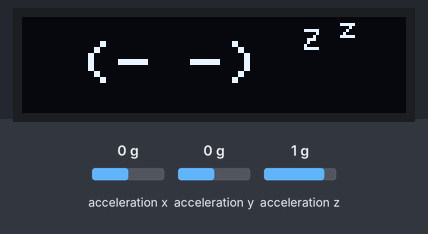
The sketch below on a simulated ESP32-C3. On the bench: 128×32 one-colour display. Wiring (inferred from the names in the program): MPU-6050 motion sensor at I2C address 0x68. The test bench sets the inputs (shaded band); at power-on: acceleration x 0 g, acceleration y 0 g, acceleration z 1 g. What the sketch prints to the serial monitor is not drawn.

Above: at 1.06 s.
At 1.44 s:
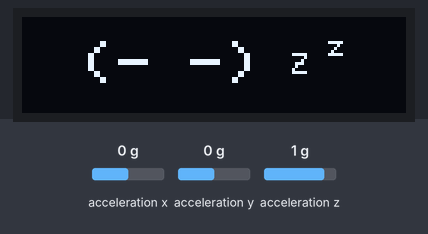
At 1.82 s:
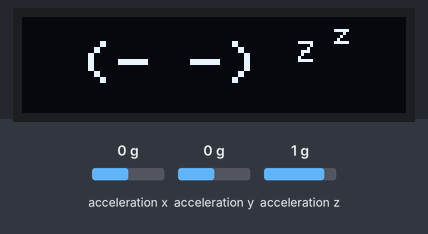

Measured:
- by itself, everything shown: repeats every 1.2 s, in 3 steps

The sketch:

simple_desk_buddy_esp32c3_oled_mpu6050.ino
```cpp
#include <Wire.h>
#include <Adafruit_GFX.h>
#include <Adafruit_SSD1306.h>

#define SCREEN_WIDTH 128
#define SCREEN_HEIGHT 32  // 128x32 OLED display
#define OLED_RESET    -1
Adafruit_SSD1306 display(SCREEN_WIDTH, SCREEN_HEIGHT, &Wire, OLED_RESET);

bool isSleeping = true;
unsigned long lastMotionTime = 0;
const unsigned long sleepTimeout = 10000; // 10 seconds of stillness before sleeping
const float shakeThreshold = 15.0;        // Higher value = requires a much firmer shake to wake up

void setup() {
  Serial.begin(115200);
  delay(500);

  // Initialize I2C with your custom pins: SDA = 5, SCL = 6
  Wire.begin(5, 6);
  delay(250);

  // Wake up the MPU6050 from its default sleep mode
  Wire.beginTransmission(0x68);
  Wire.write(0x6B); // PWR_MGMT_1 register
  Wire.write(0);    // Clear sleep bit
  Wire.endTransmission(true);

  // Initialize OLED display (address 0x3C)
  if(!display.begin(SSD1306_SWITCHCAPVCC, 0x3C)) {
    Serial.println(F("SSD1306 allocation failed"));
    for(;;);
  }

  display.clearDisplay();
  drawSleepingFace(0);
  display.display();

  Serial.println("System initialized successfully!");
}

void loop() {
  // Read raw acceleration directly over I2C
  Wire.beginTransmission(0x68);
  Wire.write(0x3B);
  Wire.endTransmission(false);
  Wire.requestFrom(0x68, 6, true);

  if (Wire.available() >= 6) {
    int16_t ax = (Wire.read() << 8) | Wire.read();
    int16_t ay = (Wire.read() << 8) | Wire.read();
    int16_t az = (Wire.read() << 8) | Wire.read();

    float accX = (ax / 16384.0) * 9.81;
    float accY = (ay / 16384.0) * 9.81;
    float accZ = (az / 16384.0) * 9.81;

    float totalAcc = sqrt(pow(accX, 2) + pow(accY, 2) + pow(accZ, 2));
    float accDelta = abs(totalAcc - 9.81);

    // If movement exceeds the higher threshold, wake up!
    if (accDelta > shakeThreshold) {
      if (isSleeping) {
        isSleeping = false;
        Serial.println("Woke up!");
      }
      lastMotionTime = millis();
    }

    // Return to sleep after timeout of inactivity
    if (!isSleeping && (millis() - lastMotionTime > sleepTimeout)) {
      isSleeping = true;
      Serial.println("Going back to sleep...");
    }
  }

  // Calculate animation frames based on uptime
  unsigned long currentMillis = millis();
  int animFrame = (currentMillis / 400) % 3;

  // Update OLED face with animation
  display.clearDisplay();
  if (isSleeping) {
    drawSleepingFace(animFrame);
  } else {
    drawAwakeFace(currentMillis);
  }
  display.display();

  delay(50);
}

void drawSleepingFace(int frame) {
  display.setTextSize(2);
  display.setTextColor(SSD1306_WHITE);
  display.setCursor(20, 8); // Centered vertically
  display.print("(- -)");

  // Floating Zzz animation frames
  display.setTextSize(1);
  if (frame == 0) {
    display.setCursor(90, 12); display.print("Z");
    display.setCursor(102, 6); display.print("z");
  } else if (frame == 1) {
    display.setCursor(92, 8);  display.print("Z");
    display.setCursor(104, 2); display.print("z");
  } else {
    display.setCursor(94, 4);  display.print("Z");
    display.setCursor(106, 0); display.print("z");
  }
}

void drawAwakeFace(unsigned long t) {
  display.setTextSize(2);
  display.setTextColor(SSD1306_WHITE);

  // Lowered Y offset so the caret '^' eyes don't clip the top of the screen
  int yOffset = (sin(t / 150.0) > 0) ? 10 : 12;

  display.setCursor(20, yOffset);
  display.print("(^o^)");
}
```
